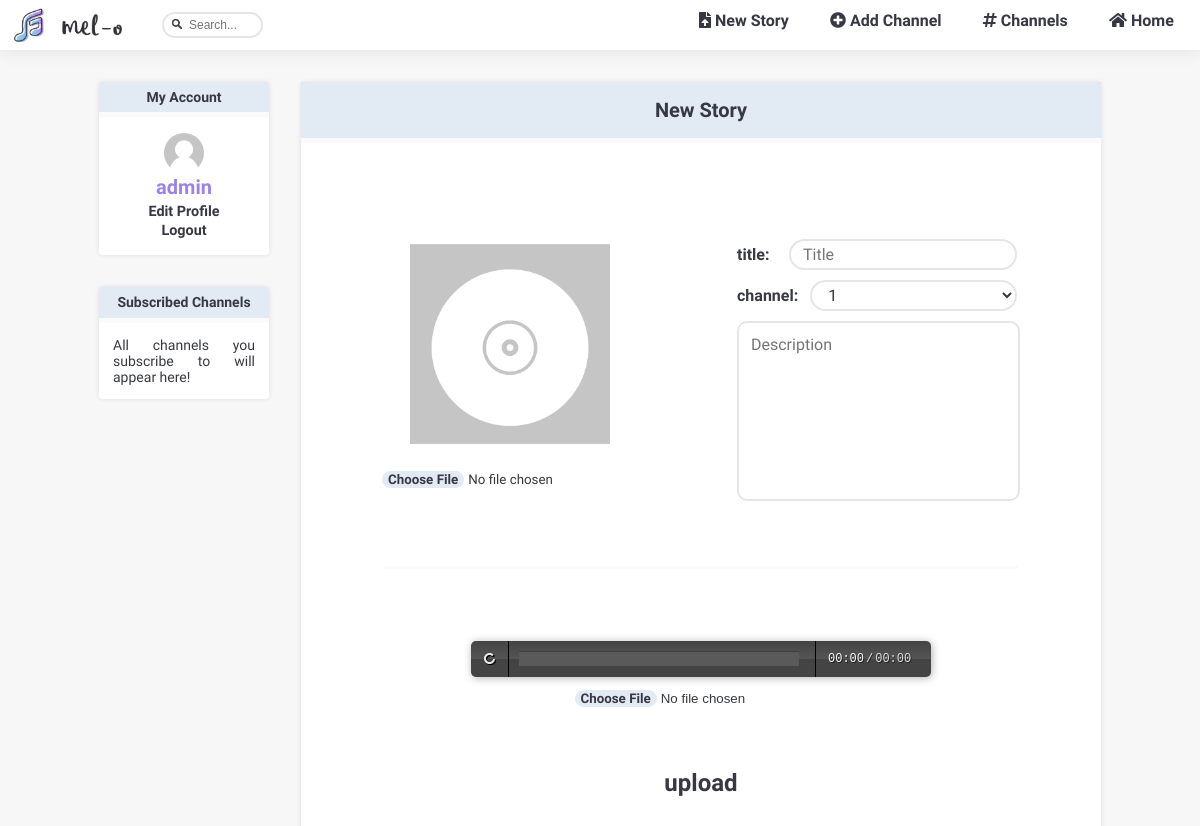
Page /pages/upload.php (signed in) on the earlier database version.
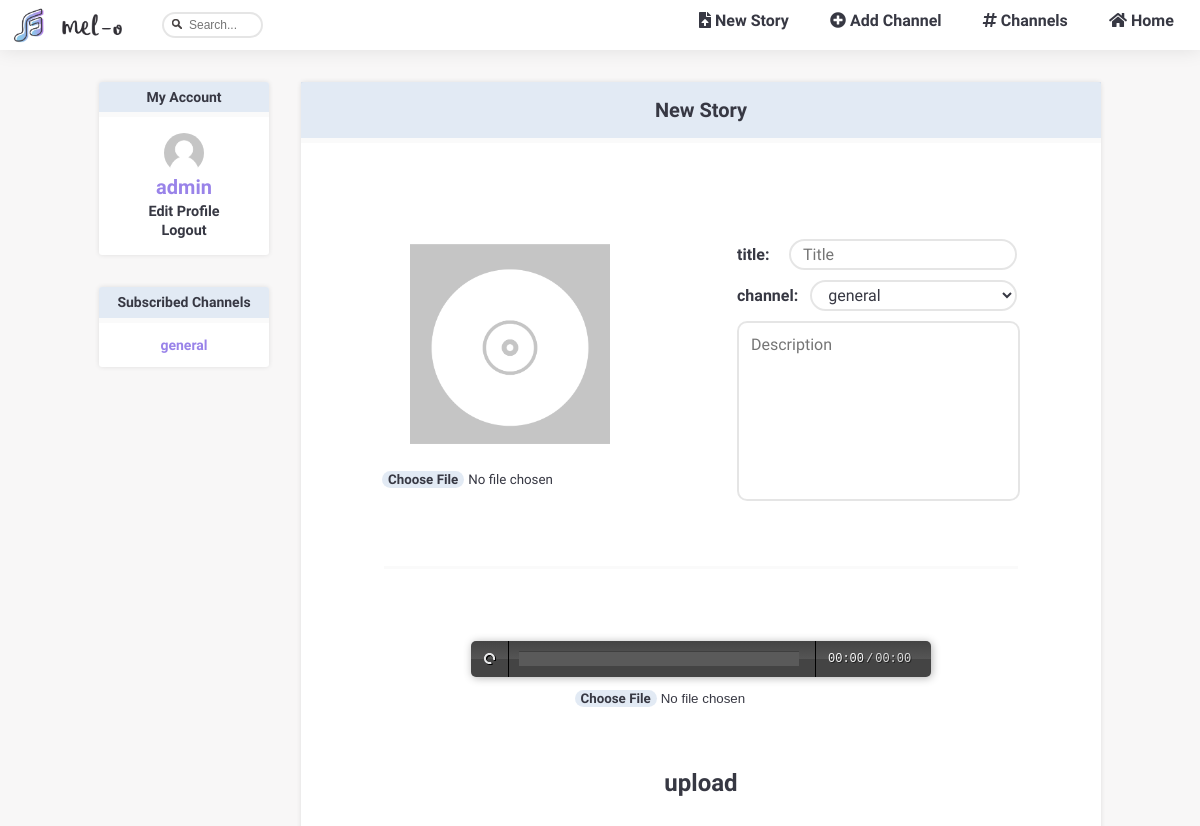
Same page on the later database version.
### tables this page shows
CREATE TABLE subscribed (
  id INTEGER PRIMARY KEY,
  user VARCHAR REFERENCES users,
  channel VARCHAR REFERENCES channels
);

### pages/upload.php (called while the page is built, shortened)
<?php
    include_once('../database/db_channels.php');
    include_once('../templates/tpl_common.php');
    include_once('../templates/tpl_account.php');
    include_once('../templates/tpl_upload.php');
    $username = $_SESSION['username'];
    draw_navBar($username);
    $subbed_channels = getSubbedChannels($username);
    draw_sidebar($subbed_channels, false);
    draw_upload($username);
?>

### database/db_channels.php (called while the page is built, shortened)
<?php
  include('../database/db_connection.php');
  function getChannels() {
    global $db;
    $stmt = $db->prepare('SELECT * FROM channels');
    $stmt->execute(array());
    return $stmt->fetchAll();
  }
  function getSubbedChannels($username) {
    global $db;
    $stmt = $db->prepare('SELECT channel FROM subscribed WHERE user = ?');
    $stmt->execute(array($username));
    return $stmt->fetchAll();
  }
?>

### templates/tpl_upload.php (the view, shortened to what the changed rows need)
<?php function draw_upload($username) {
 ?>
        <section id="upload" class= "blockStyle page">
        <h1 class="sidebarCardHeader mainCardH1">New Story</h1>
        <form action="../actions/action_upload_story.php" method="POST" enctype="multipart/form-data" class="blockLayout">
            <div id=uploadInfo>
                <div id="infoBlock">
                    <label class="inputLabel">channel:
                        <select name="channels">
                        <?php
                            $all_channels = getChannels();
                            foreach($all_channels as $channel){
                                foreach($channel as $channel_name){ ?>
                                    <option value="<?=$channel_name?>"><?=$channel_name?></option>
                                    <?php
                                    break;
                                }
                            }?>
                        </select>
                    </label>
                </div>
            </div>
        </form>
   </section>
<?php } ?>

### templates/tpl_account.php (shortened to what the changed rows need)
<?php function draw_sidebar($subbed_channels, $sort) {
?>
  <section id="sidebar" >
    <?php
      draw_sidebar_subs($subbed_channels);
    ?>
  </section>
<?php } ?>
<?php function draw_sidebar_subs($subbed_channels) { ?>
    <section id="sidebar_subs" class= "blockStyle sidebarCard">
      <ul class="sidebarCardContent">
        <?php
          if (isset($_SESSION['username']) && !empty($subbed_channels)) {
            foreach($subbed_channels as $subbed_channel) { ?>
              <li data-channel=<?= $subbed_channel['channel'] ?>>
                <a href="../pages/channel_page.php?channel=<?= $subbed_channel['channel'] ?>" class="sidebarPurpleLink"><?= $subbed_channel['channel'] ?></a>
              </li>
        <?php }
          } else { ?>
            <p id="sub_list_placeholder">All channels you subscribe to will appear here!</p>
          <?php }
        ?>
      </ul>
    </section>
<?php
} ?>

Differences in the rows shown:
added subscribed: channel "general"
Other differences:
form field channels: "1" → "general"
text no longer shown: "All channels you subscribe to will appear here!"
